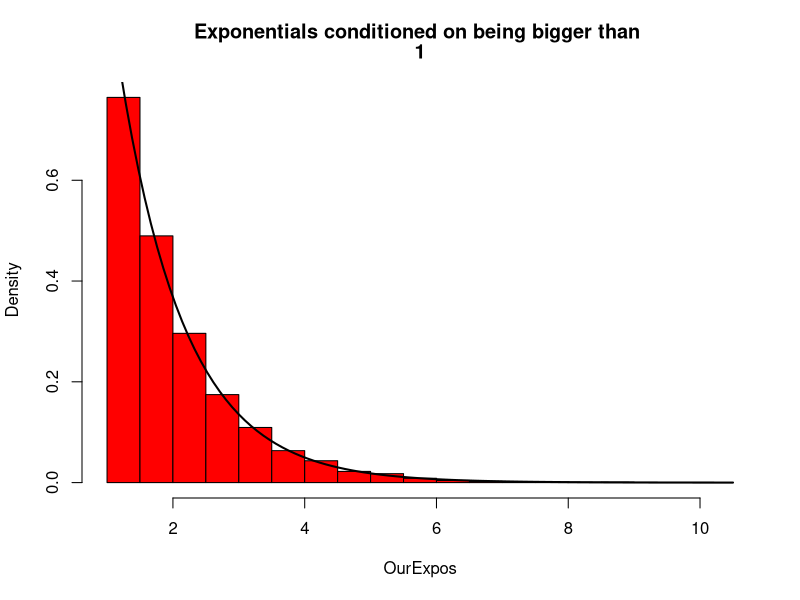

R code for this plot:
## ---- chunk 1
set.seed(999)  # remember to set your random number seed

# set up the variables we need for this task
NumberOfRVs <- 10000  # How many rvs we want to generate
y <- 1    # the value y such that we condition on x>y
lambda <- 1   # the exponential parameter
OurExpos <- rep(0,NumberOfRVs)  # a place to put the answers
## ---- chunk 2
# Set up a loop to generate the rvs
for (i in 1:NumberOfRVs){
  
  # generate a unirm
  u<-runif(1,0,1)

  # Transform u to get an expo rv
  ConditionedExpRV<- (-1/lambda)*log(u)
  # It is >y?
  while (ConditionedExpRV < y){
    u<-runif(1,0,1)
    ConditionedExpRV<- (-1/lambda)*log(u)
  }
  # When you leave this loop you should have an expo(lambda) rv that is >y
  
  #Store the value of ConditionedExpRV
  OurExpos[i] <- ConditionedExpRV
}
## ---- chunk 3
hist(OurExpos,breaks=25,main=c("Exponentials conditioned on being bigger than ",y),col="red",prob=TRUE)
curve(dexp(x-y, rate=lambda), add=TRUE,lwd=2)
